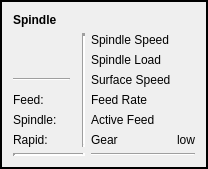
       <widget class="QFrame" name="frame">
        <property name="frameShape">
         <enum>QFrame::WinPanel</enum>
        </property>
        <layout class="QVBoxLayout" name="verticalLayout_9">
         <item>
          <widget class="QLabel" name="label_22">
           <property name="sizePolicy">
            <sizepolicy hsizetype="Preferred" vsizetype="Minimum">
             <horstretch>0</horstretch>
             <verstretch>0</verstretch>
            </sizepolicy>
           </property>
           <property name="maximumSize">
            <size>
             <width>16777215</width>
             <height>20</height>
            </size>
           </property>
           <property name="text">
            <string>&lt;html&gt;&lt;head/&gt;&lt;body&gt;&lt;p&gt;&lt;span style=&quot; font-weight:600;&quot;&gt;Spindle&lt;/span&gt;&lt;/p&gt;&lt;/body&gt;&lt;/html&gt;</string>
           </property>
          </widget>
         </item>
         <item>
          <layout class="QGridLayout" name="gridLayout_3">
           <item row="2" column="0" colspan="2">
            <widget class="Line" name="line_4">
             <property name="orientation">
              <enum>Qt::Horizontal</enum>
             </property>
            </widget>
           </item>
           <item row="3" column="1">
            <widget class="StatusLabel" name="statuslabel_10">
             <property name="textTemplate" stdset="0">
              <string>%   d</string>
             </property>
            </widget>
           </item>
           <item row="0" column="5">
            <widget class="StatusLabel" name="statuslabel_4">
             <property name="textTemplate" stdset="0">
              <string>%d</string>
             </property>
             <property name="actual_spindle_speed_status" stdset="0">
              <bool>true</bool>
             </property>
            </widget>
           </item>
           <item row="4" column="5">
            <widget class="StatusLabel" name="statuslabel_8">
             <property name="textTemplate" stdset="0">
              <string>%.1f</string>
             </property>
             <property name="current_feedrate_status" stdset="0">
              <bool>true</bool>
             </property>
            </widget>
           </item>
           <item row="6" column="4" colspan="2">
            <widget class="Line" name="line_3">
             <property name="orientation">
              <enum>Qt::Horizontal</enum>
             </property>
            </widget>
           </item>
           <item row="3" column="5">
            <widget class="StatusLabel" name="statuslabel_7">
             <property name="textTemplate" stdset="0">
              <string>%.1f</string>
             </property>
             <property name="current_feedrate_status" stdset="0">
              <bool>true</bool>
             </property>
            </widget>
           </item>
           <item row="0" column="4">
            <widget class="QLabel" name="label_7">
             <property name="text">
              <string>Spindle Speed</string>
             </property>
            </widget>
           </item>
           <item row="5" column="5">
            <widget class="QLabel" name="label_13">
             <property name="text">
              <string>low</string>
             </property>
            </widget>
           </item>
           <item row="3" column="0">
            <widget class="QLabel" name="label_16">
             <property name="text">
              <string>Feed:</string>
             </property>
            </widget>
           </item>
           <item row="5" column="4">
            <widget class="QLabel" name="label_12">
             <property name="text">
              <string>Gear</string>
             </property>
            </widget>
           </item>
           <item row="2" column="4">
            <widget class="QLabel" name="label_9">
             <property name="text">
              <string>Surface Speed</string>
             </property>
            </widget>
           </item>
           <item row="0" column="3" rowspan="6">
            <widget class="Line" name="line_2">
             <property name="lineWidth">
              <number>3</number>
             </property>
             <property name="orientation">
              <enum>Qt::Vertical</enum>
             </property>
            </widget>
           </item>
           <item row="5" column="0">
            <widget class="QLabel" name="label_14">
             <property name="text">
              <string>Rapid:</string>
             </property>
            </widget>
           </item>
           <item row="4" column="4">
            <widget class="QLabel" name="label_11">
             <property name="text">
              <string>Active Feed</string>
             </property>
            </widget>
           </item>
           <item row="3" column="4">
            <widget class="QLabel" name="label_10">
             <property name="text">
              <string>Feed Rate</string>
             </property>
            </widget>
           </item>
           <item row="4" column="1">
            <widget class="StatusLabel" name="statuslabel_11">
             <property name="textTemplate" stdset="0">
              <string>%   d</string>
             </property>
             <property name="spindle_override_status" stdset="0">
              <bool>true</bool>
             </property>
            </widget>
           </item>
           <item row="1" column="5">
            <widget class="StatusLabel" name="statuslabel_5">
             <property name="feed_override_status" stdset="0">
              <bool>false</bool>
             </property>
            </widget>
           </item>
           <item row="4" column="0">
            <widget class="QLabel" name="label_15">
             <property name="text">
              <string>Spindle:</string>
             </property>
            </widget>
           </item>
           <item row="2" column="5">
            <widget class="StatusLabel" name="statuslabel_6">
             <property name="textTemplate" stdset="0">
              <string>%d</string>
             </property>
             <property name="alt_textTemplate" stdset="0">
              <string>%d</string>
             </property>
             <property name="feed_override_status" stdset="0">
              <bool>false</bool>
             </property>
             <property name="actual_surface_speed_status" stdset="0">
              <bool>true</bool>
             </property>
            </widget>
           </item>
           <item row="1" column="4">
            <widget class="QLabel" name="label_8">
             <property name="text">
              <string>Spindle Load</string>
             </property>
            </widget>
           </item>
           <item row="6" column="0" colspan="4">
            <widget class="Line" name="line">
             <property name="lineWidth">
              <number>3</number>
             </property>
             <property name="orientation">
              <enum>Qt::Horizontal</enum>
             </property>
            </widget>
           </item>
           <item row="5" column="1">
            <widget class="StatusLabel" name="statuslabel_12">
             <property name="textTemplate" stdset="0">
              <string>%   d</string>
             </property>
             <property name="rapid_override_status" stdset="0">
              <bool>true</bool>
             </property>
            </widget>
           </item>
           <item row="0" column="0" rowspan="2" colspan="2">
            <widget class="StatusImageSwitcher" name="statusimageswitcher">
             <property name="pixmap">
              <pixmap>../../../gmoccapy/images/stop_on.gif</pixmap>
             </property>
             <property name="scaledContents">
              <bool>false</bool>
             </property>
             <property name="alignment">
              <set>Qt::AlignCenter</set>
             </property>
             <property name="image_number" stdset="0">
              <number>-1</number>
             </property>
             <property name="image_list" stdset="0">
              <stringlist>
               <string>/home/chris/lbv-dev/share/gmoccapy/images/stop_on.gif</string>
               <string>/home/chris/lbv-dev/share/gmoccapy/images/forward_on.gif</string>
               <string>/home/chris/lbv-dev/share/gmoccapy/images/reverse_on.gif</string>
              </stringlist>
             </property>
            </widget>
           </item>
          </layout>
         </item>
        </layout>
       </widget>
